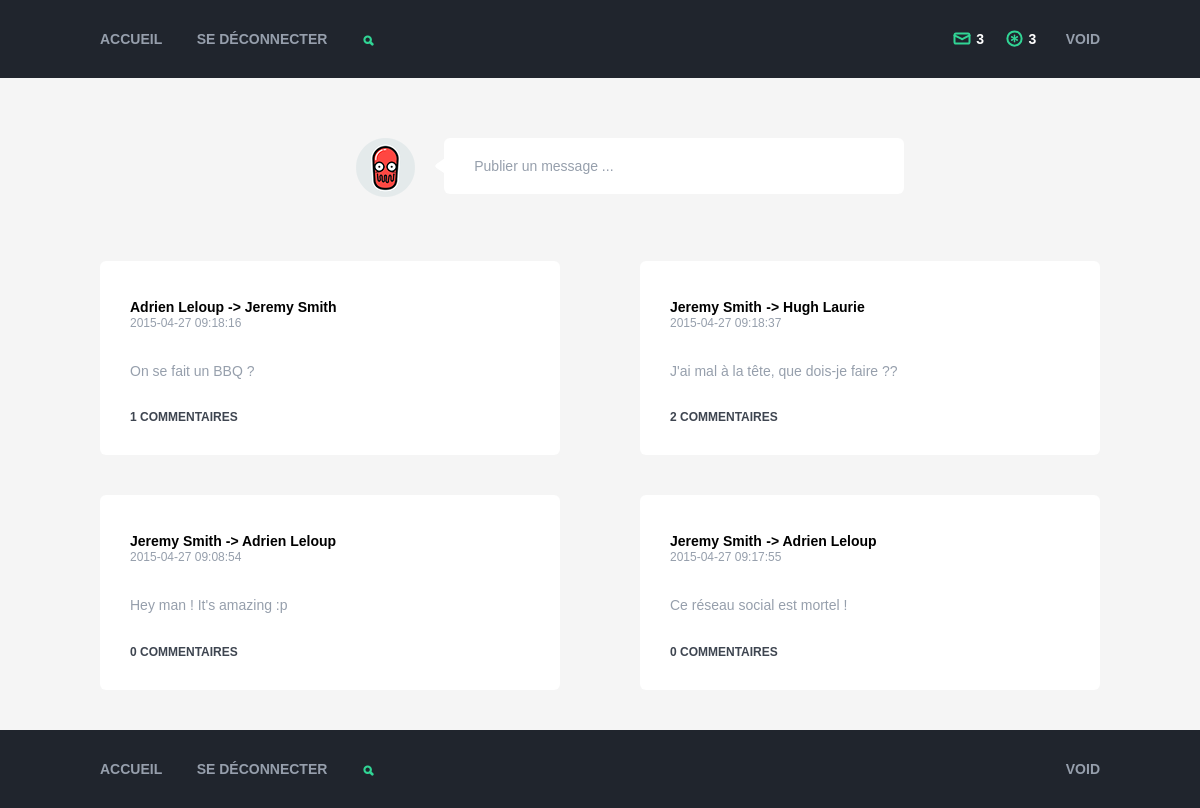
Before: / (signed in) with the older database file.
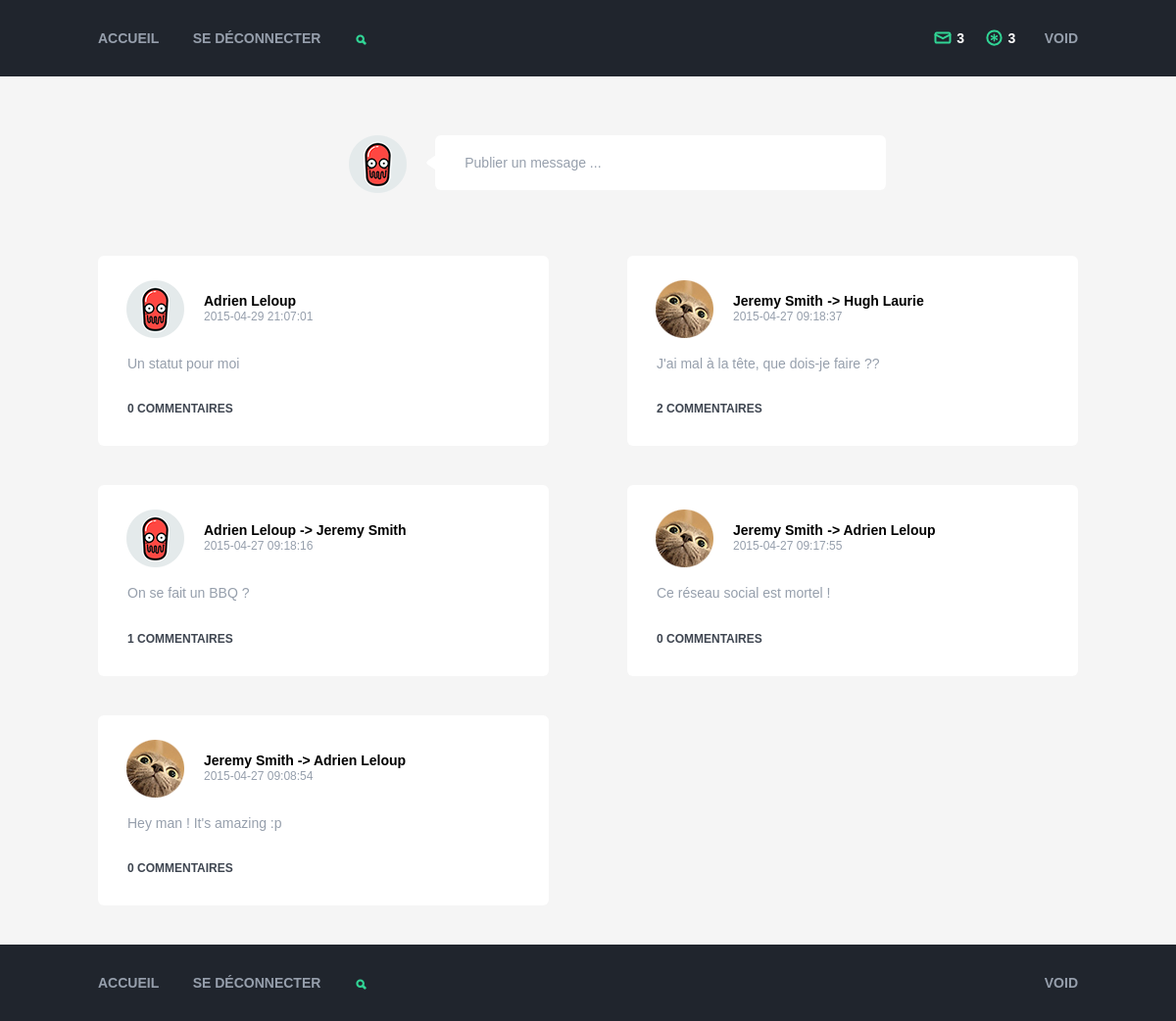
After: the same page with the newer database file.
### tables this page shows
CREATE TABLE `posts` (
  `id` int(11) unsigned NOT NULL AUTO_INCREMENT,
  `author_id` varchar(255) NOT NULL DEFAULT '',
  `target_id` varchar(255) NOT NULL DEFAULT '',
  `date` timestamp NOT NULL DEFAULT CURRENT_TIMESTAMP,
  `text` text NOT NULL,
  `image` varchar(255) DEFAULT NULL,
  `comment_count` int(11) DEFAULT '0',
  PRIMARY KEY (`id`),
  KEY `author_id` (`author_id`,`target_id`)
);

CREATE TABLE `users` (
  `id` int(11) unsigned NOT NULL AUTO_INCREMENT,
  `username` varchar(255) NOT NULL DEFAULT '',
  `firstname` varchar(255) NOT NULL DEFAULT '',
  `lastname` varchar(255) NOT NULL DEFAULT '',
  `tagline` varchar(255) DEFAULT '',
  `avatar` varchar(255) DEFAULT '',
  `password` varchar(255) NOT NULL DEFAULT '',
  `post_count` int(11) DEFAULT '0',
  `friend_count` int(11) DEFAULT '0',
  `date_enregistrement` timestamp NULL DEFAULT CURRENT_TIMESTAMP,
  PRIMARY KEY (`id`)
);

### Core/Controller.php (called while the page is built, shortened)
<?php
class Controller
{
    public $view = null,
           $layout = 'default',
           $Session = false,
           $rendered = false,
           $name = null,
           $Request = null,
           $vars = [],
           $Auth = null;
    function __construct(Request $request, $name)
    {
        $this->name = $name;
        $this->view = $request->action;
    }
    public function render()
    {
        require('./App/Views/' . ucfirst($this->name) . '/' . $this->view . '.php');
        $layout_content = ob_get_clean();
        require('./App/Views/Layouts/' . $this->layout . '.php');
    }
    function element($name)
    {
        include_once "./App/Views/Elements" . DS . $name . ".php";
    }
}

### index.php (called while the page is built, shortened)
<?php
$dispatcher = new \Core\Dispatcher();

### Core/Model.php (called while the page is built, shortened)
<?php
class Model
{
    protected $db = null;
    protected $table = null;
    protected $primaryKey = 'id';
    function __construct()
    {
        if (is_null($this->db))
            $this->db = DbProvider::getDb();
        $this->table = str_replace('App\\Models\\', '', get_class($this)) . 's';
    }
    public function get(array $conditions = null, $table = null)
    {
        $query = "SELECT ";
        if (!isset($conditions['fields']))
            $query .= "*";
        else
            $query .= $conditions['fields'];
        if (is_null($table)) {
            $query .= " FROM " . $this->table;
        } else {
            $query .= " FROM " . $table;
        }
        if (isset($conditions['joins'])) {
            $joins = [];
            foreach ($conditions['joins'] as $j) {
                if (!isset($this->joins) || !isset($this->joins[$j])) {
                    debug("Le model " . $this->name . " n'a pas d'association avec la table $j ! Veuillez créer un tableau public \$joins dans votre model " . $this->name, false);
                } else {
                    $joins[] = " JOIN $j ON $j.{$this->primaryKey} = {$this->table}." . $this->joins[$j];
                }
            }
            $query .= implode(" AND ", $joins);
        }
        if (isset($conditions['where'])) {
            if (!is_array($conditions['where'])) {
                $query .= " WHERE " . $conditions['where'];
            }
        }
        if (isset($conditions['order'])) {
            $query .= " ORDER BY " . $conditions['order'];
        }
        $req = $this->db->query($query);
        return $req->fetchAll();
    }
    public function getFirst($conditions = null, $table = null){
        return current($this->get($conditions,$table));
    }
}

### Core/DbProvider.php (called while the page is built, shortened)
<?php
class DbProvider
{
    private static $_instance = null;
    private function __construct()
    {
        $this->settings = require('./App/Configs/database.php');
        try {
            $this->db = new PDO(
                'mysql:dbname=' . $this->settings['dbName'] . ';host:' . $this->settings['host'],
                $this->settings['username'],
                $this->settings['password'],
                $this->settings['options']
            );
        } catch (PDOException $e) {
            die($e->getMessage());
        }
    }
    public static function getDb()
    {
        if (is_null(self::$_instance)) {
            self::$_instance = new DbProvider();
        }
        return self::$_instance->db;
    }
}

### App/Configs/database.php (called while the page is built)
<?php
return [
    'host'     => 'localhost',
    'dbName'   => 'swoid',
    'username' => 'root',
    'password' => 'root',
    'options'  => [
        PDO::ATTR_DEFAULT_FETCH_MODE => PDO::FETCH_OBJ,
        PDO::ATTR_ERRMODE => PDO::ERRMODE_EXCEPTION
    ]
];

### App/Models/Post.php (called while the page is built, shortened)
<?php
class Post extends AppModel
{
    public function getHomePosts($user_id)
    {
        $sql = 'SELECT DISTINCT
                  author_id, target_id, date, text, comment_count, posts.id as p_id,
                  firstname, lastname, avatar, users.id as u_id
                FROM posts
                LEFT JOIN users ON users.id = posts.author_id
                LEFT JOIN relations ON user_id = users.id
                WHERE friend_id = :user_id OR ( friend_id != :user_id AND user_id = :user_id )
                ORDER BY date DESC';
        $pdost = $this->db->prepare($sql);
        $pdost->execute([':user_id'=>$user_id]);
        return $pdost->fetchAll();
    }
}

### App/Controllers/PostsController.php (called while the page is built, shortened)
<?php
class PostsController extends AppController
{
    public function index(){
        $d['posts'] = $this->Post->getHomePosts($_SESSION['id']);
        foreach ($d['posts'] as $post) {
            if($post->author_id != $post->target_id) {
                $post->target = $this->User->getFirst(['where'=>'id = ' . $post->target_id]);
            }
        }
    }
}

### App/Configs/routes.php (called while the page is built)
<?php
return [
    'posts/index',
    'users/connect',
    'users/register',
    'users/logout',
    'users/clear',
    'users/index',
];

### Core/Request.php (called while the page is built, shortened)
<?php
class Request
{
	public function __construct()
	{
		if (isset($_SERVER['PATH_INFO'])) {
			$this->url = $_SERVER['PATH_INFO'];
		} else {
            $routes = include(ROUTES);
			$this->url = $routes[0];
		}
	}
}

### Core/Router.php (called while the page is built, shortened)
<?php
class Router
{
	public static function parse(Request $request)
	{
		$url =  explode('/', trim($request->url,'/'));
		$request->controller = $url[0];
		$request->action = $url[1];
	}
}

### App/Views/Posts/index.php (the view, shortened to what this page needs)
<div id="left">
    <?php foreach ($posts as $post): ?>
        <?php if ($post->p_id % 2 != 0): ?>
            <div class="post">
                <div class="header">
                    <img src="<?= ASSETS . 'img/' . $post->avatar . '-m.png'; ?>" alt="" width="59"/>
                    <span><?= $post->firstname . ' ' . $post->lastname; ?> <?= isset($post->target) ? '-> ' . $post->target->firstname . ' ' . $post->target->lastname : ''; ?></span>
                    <p class="date"><?= $post->date; ?></p>
                </div>
                <p class="main">
                    <?= $post->text; ?>
                </p>
                <div class="footer">
                    <button class="popup-button"><?= $post->comment_count; ?> commentaires</button>
                </div>
            </div>
        <?php endif; ?>
    <?php endforeach; ?>
</div>
<div id="right">
    <?php foreach ($posts as $post): ?>
        <?php if ($post->p_id % 2 == 0): ?>
            <div class="post">
                <div class="header">
                    <img src="<?= ASSETS . 'img/' . $post->avatar. '-m.png'; ?>" alt="" width="59"/>
                    <span class="first"><?= $post->firstname . ' ' . $post->lastname; ?></span>
                    <?= isset($post->target) ? '<span> -> ' . $post->target->firstname . ' ' . $post->target->lastname . '</span>' : ''; ?>
                    <p class="date"><?= $post->date; ?></p>
                </div>
                <p class="main">
                    <?= $post->text; ?>
                </p>
                <div class="footer">
                    <button class="popup-button"><?= $post->comment_count; ?> commentaires</button>
                </div>
            </div>
        <?php endif; ?>
    <?php endforeach; ?>
</div>

### Core/Dispatcher.php (shortened to what this page needs)
<?php
class Dispatcher
{
	public function __construct()
	{
		$this->Request = new Request();
		$route = $this->Request->controller . '/' . $this->Request->action;
        if (in_array($route, include(ROUTES))) {
            $controller = new $controllerName($this->Request, $this->Request->controller);
            if(method_exists($controller,'beforeFilter')) {
                $controller->beforeFilter();
            }
            $data = call_user_func_array([$controller,$this->Request->action],$this->Request->params);
            $controller->render();
        } else {
            die("Page introuvable");
        }
	}
}

### App/Views/Layouts/default.php (shortened to what this page needs)
    <!DOCTYPE html>
<html>
    <head>
        <?= Html::css('main'); ?>
    </head>
<body>
<div id="header">
    <div class="container">
        <div class="nav">
            <a href="<?= Html::href('posts/index'); ?>">Accueil</a>
            <a href="<?= Html::href('users/logout'); ?>">Se déconnecter</a>
            <div class="search search-primary">
                <button class="popup-button">Search</button>
            </div>
            <div class="right">
                <div class="messages">
                    <button class="hot popup-button">3</button>
                            <?= Html::img('avatar.png'); ?>
                </div>
                <div class="notifications">
                    <button class="hot popup-button">3</button>
                </div>
                <a href="<?= Html::href('users/index/' . $_SESSION['id']); ?>"
                   class="username"><?= $_SESSION['username']; ?></a>
            </div>
        </div>
    </div>
</div>
<main id="main">
    <div class="container">
        <div class="publish">
            <?= Html::img($_SESSION['username'] . '-m.png'); ?>
            <form>
                <div>
                    <input type="text" placeholder="Publier un message ...">
                </div>
            </form>
        </div>
        <?= $layout_content; ?>
    </div>
</main>
<?= $this->element('footer'); ?>

### Core/Helpers/Html.php (shortened to what this page needs)
<?php
class Html
{
    public static function css($name)
    {
        return " <link rel='stylesheet' type='text/css' href='" . ASSETS . "css/" . $name . ".css'>";
    }
    public static function img($name)
    {
        return '<img src="' . ASSETS . 'img/' . $name . '">';
    }
    public static function href($link){
        return ROOT . $link;
    }
}

### App/Views/Elements/footer.php (shortened to what this page needs)
<div id="footer">
    <div class="container">
        <div class="nav">
            <a href="<?= Html::href('posts/index'); ?>">Accueil</a>
            <a href="<?= Html::href('users/logout'); ?>">Se déconnecter</a>
            <div class="search search-secondary">
                <button class="popup-button">Search</button>
            </div>
            <div class="right">
                <a href="<?= Html::href('users/index/' . $_SESSION['id']); ?>"
                   class="username"><?= $_SESSION['username']; ?></a>
            </div>
        </div>
    </div>
</div>
</body>
</html>

### App/Assets/css/main.css (style rules this page uses)
html, body, div, span, applet, object, iframe, h1, h2, h3, h4, h5, h6, p, blockquote, pre, a, abbr, acronym, address, big, cite, code, del, dfn, em, img, ins, kbd, q, s, samp, small, strike, strong, sub, sup, tt, var, b, u, i, center, dl, dt, dd, ol, ul, li, fieldset, form, label, legend, table, caption, tbody, tfoot, thead, tr, th, td, article, aside, canvas, details, embed, figure, figcaption, footer, header, hgroup, menu, nav, output, ruby, section, summary, time, mark, audio, video { margin: 0; padding: 0; border: 0; font: inherit; font-size: 100%; vertical-align: baseline; }
html { line-height: 1; }
article, aside, details, figcaption, figure, footer, header, hgroup, main, menu, nav, section, summary { display: block; }
body { background-color: #f5f5f5; font: 100% "Avenir Next", sans-serif; }
a { color: #31d595; }
button { font: 100% "Avenir Next", sans-serif; }
input { font: 100% "Avenir Next", sans-serif; }
#header, #footer, #private { background-color: #20252d; }
#main { padding-top: 60px; }
.container { width: 1000px; margin: 0 auto; position: relative; }
.right { display: inline-block; position: absolute; right: 0; text-align: right; }
#left { float: left; width: 50%; box-sizing: border-box; padding-right: 40px; }
#right { float: right; width: 50%; box-sizing: border-box; padding-left: 40px; }
#footer { clear: both; }
.nav { padding: 30px 0; }
.nav a { margin-right: 30px; color: #969fac; text-transform: uppercase; text-decoration: none; font-weight: bold; font-size: 14px; -webkit-transition: color 0.5s; transition: color 0.5s; }
.nav a.username { margin-right: 0; }
.search { display: inline-block; position: relative; }
.search button { vertical-align: middle; font-size: 0; width: 12px; height: 12px; background: url(../img/glass.svg) no-repeat; border: none; }
.messages { display: inline-block; margin-right: 15px; position: relative; }
.messages button { color: #fff; font-weight: bold; background: none; border: none; font-size: 14px; padding: 0; }
.messages button:before { content: ""; display: inline-block; vertical-align: middle; margin-top: -2px; margin-right: 4px; width: 21px; height: 21px; background: url(../img/msg.svg); }
.messages button.hot:before { background: url(../img/msg_hot.svg); }
.notifications { display: inline-block; margin-right: 25px; position: relative; }
.notifications button { color: #fff; font-weight: bold; background: none; border: none; font-size: 14px; padding: 0; }
.notifications button:before { content: ""; display: inline-block; vertical-align: middle; margin-top: -3px; margin-right: 4px; width: 21px; height: 21px; background: url(../img/notifications.svg); }
.notifications button.hot:before { background: url(../img/notifications_hot.svg); }
.publish { width: 100%; margin: 0 auto 60px; text-align: center; }
.publish form { margin-left: 25px; display: inline-block; vertical-align: top; position: relative; width: 40%; }
.publish form div:before { content: ""; display: inline-block; position: absolute; left: -9px; top: calc(50% - 8px); width: 10px; height: 16px; background: url(../img/speech-arrow.svg) no-repeat; background-size: 10px 16px; }
.publish form [type="text"] { width: 100%; border: none; padding: 20px 30px; border-radius: 6px; font-size: 14px; color: #3e4550; }
.post { box-sizing: border-box; padding: 25px 30px 30px; background-color: #FFF; border-radius: 6px; margin-bottom: 40px; }
.post .header { margin-bottom: 30px; }
.post .header img { float: left; margin-left: -1px; margin-right: 20px; }
.post .header span { font-weight: bold; font-size: 14px; display: inline-block; margin-top: 13px; }
.post .header p.date { font-size: 12px; color: #969fac; font-weight: 500; }
.post .main { clear: both; font-size: 14px; color: #969fac; line-height: 1.6; }
.post .footer { position: relative; margin-top: 25px; }
.post .footer button { font-size: 12px; color: #3e4550; padding: 0; text-transform: uppercase; font-weight: bold; background: none; border: none; }

Changed rows visible on the page:
added posts: author.avatar (picture), author.firstname "Adrien", author.lastname "Leloup", date "2015-04-29 21:07:01", text "Un statut pour moi", comment_count "0"
changed through a linked row, posts "On se fait un BBQ ?": author.avatar: picture added
changed through a linked row, posts "Hey man ! It's amazing :p": author.avatar: picture added
changed through a linked row, posts "J'ai mal à la tête, que dois-je faire ??": author.avatar: picture added
changed through a linked row, posts "Ce réseau social est mortel !": author.avatar: picture added
